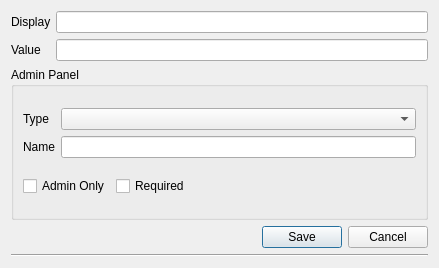
<?xml version="1.0" encoding="UTF-8"?>
<ui version="4.0">
 <class>Form</class>
 <widget class="QWidget" name="Form">
  <property name="geometry">
   <rect>
    <x>0</x>
    <y>0</y>
    <width>439</width>
    <height>268</height>
   </rect>
  </property>
  <property name="sizePolicy">
   <sizepolicy hsizetype="Preferred" vsizetype="Fixed">
    <horstretch>0</horstretch>
    <verstretch>0</verstretch>
   </sizepolicy>
  </property>
  <property name="maximumSize">
   <size>
    <width>16777215</width>
    <height>16777215</height>
   </size>
  </property>
  <property name="windowTitle">
   <string>Form</string>
  </property>
  <layout class="QVBoxLayout" name="verticalLayout_2">
   <item>
    <layout class="QGridLayout" name="gridLayout">
     <property name="horizontalSpacing">
      <number>5</number>
     </property>
     <property name="verticalSpacing">
      <number>-1</number>
     </property>
     <item row="4" column="0">
      <widget class="QLabel" name="label_2">
       <property name="text">
        <string>Value</string>
       </property>
      </widget>
     </item>
     <item row="0" column="0">
      <widget class="QLabel" name="label_4">
       <property name="text">
        <string>Display</string>
       </property>
      </widget>
     </item>
     <item row="0" column="1">
      <widget class="QLineEdit" name="txtDisplay"/>
     </item>
     <item row="4" column="1">
      <widget class="QLineEdit" name="txt_value"/>
     </item>
    </layout>
   </item>
   <item>
    <widget class="QGroupBox" name="adminPanel">
     <property name="title">
      <string>Admin Panel</string>
     </property>
     <layout class="QVBoxLayout" name="verticalLayout">
      <item>
       <layout class="QGridLayout" name="gridLayout_2">
        <item row="0" column="0">
         <widget class="QLabel" name="label_3">
          <property name="text">
           <string>Type</string>
          </property>
         </widget>
        </item>
        <item row="0" column="1">
         <widget class="QComboBox" name="cmbType"/>
        </item>
        <item row="1" column="0">
         <widget class="QLabel" name="label">
          <property name="text">
           <string>Name</string>
          </property>
         </widget>
        </item>
        <item row="1" column="1">
         <widget class="QLineEdit" name="txt_name"/>
        </item>
       </layout>
      </item>
      <item>
       <layout class="QHBoxLayout" name="horizontalLayout">
        <item>
         <widget class="QCheckBox" name="cbAdminOnly">
          <property name="text">
           <string>Admin Only</string>
          </property>
         </widget>
        </item>
        <item>
         <widget class="QCheckBox" name="cbRequired">
          <property name="text">
           <string>Required</string>
          </property>
         </widget>
        </item>
        <item>
         <spacer name="horizontalSpacer">
          <property name="orientation">
           <enum>Qt::Horizontal</enum>
          </property>
          <property name="sizeHint" stdset="0">
           <size>
            <width>40</width>
            <height>20</height>
           </size>
          </property>
         </spacer>
        </item>
       </layout>
      </item>
     </layout>
    </widget>
   </item>
   <item>
    <widget class="QDialogButtonBox" name="buttonBox">
     <property name="orientation">
      <enum>Qt::Horizontal</enum>
     </property>
     <property name="standardButtons">
      <set>QDialogButtonBox::Cancel|QDialogButtonBox::Save</set>
     </property>
    </widget>
   </item>
   <item>
    <widget class="Line" name="line">
     <property name="orientation">
      <enum>Qt::Horizontal</enum>
     </property>
    </widget>
   </item>
  </layout>
 </widget>
 <resources/>
 <connections/>
</ui>
